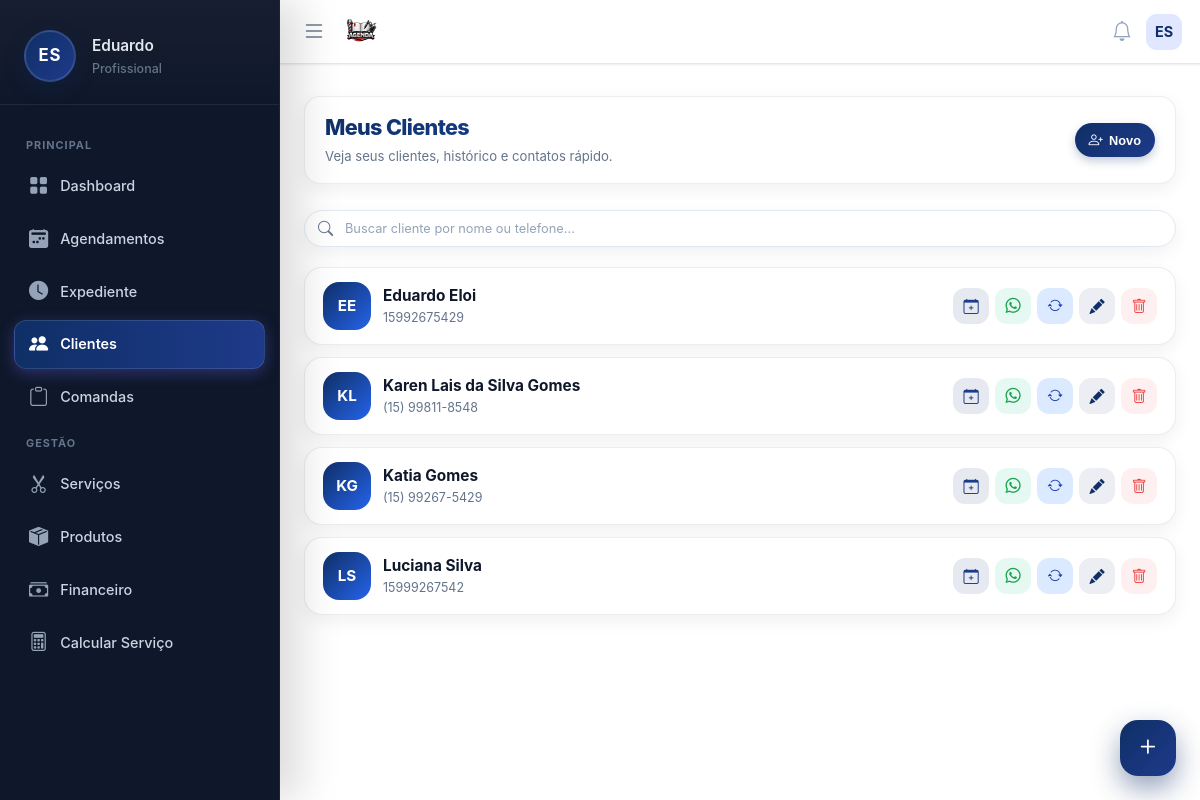
The page /pages/clientes/clientes.php (signed in) on the database its author committed.
### tables this page shows
CREATE TABLE usuarios (
        id INTEGER PRIMARY KEY AUTOINCREMENT,
        nome TEXT, email TEXT, telefone TEXT, foto TEXT, biografia TEXT,
        cep TEXT, endereco TEXT, numero TEXT, bairro TEXT, cidade TEXT, estado TEXT,
        criado_em DATETIME DEFAULT CURRENT_TIMESTAMP
    , senha TEXT, estabelecimento TEXT, cor_tema TEXT DEFAULT '#4f46e5', ultimo_login DATETIME, ativo INTEGER DEFAULT 1, data_expiracao DATE, is_vitalicio INTEGER DEFAULT 0, quem_indicou TEXT, valor_mensalidade REAL DEFAULT 19.90, indicado_por TEXT, valor_mensal REAL DEFAULT 19.90, token_recuperacao TEXT, token_validade DATETIME, tipo_estabelecimento TEXT DEFAULT 'Salão de Beleza', instagram TEXT, cpf TEXT, lembrete_email_ativo INTEGER DEFAULT 0, lembrete_email_tempo INTEGER DEFAULT 4, lembrete_email_unidade TEXT DEFAULT 'horas', lembrete_email_cliente INTEGER DEFAULT 1, lembrete_email_confirmar INTEGER DEFAULT 0, lembrete_email_outro TEXT, lembrete_email_copia INTEGER DEFAULT 0, agendamento_min_antecedencia INTEGER DEFAULT 4, agendamento_min_unidade TEXT DEFAULT 'horas', receber_email_diario INTEGER DEFAULT 0, is_teste INTEGER DEFAULT 0, vendedor_id INTEGER);

CREATE TABLE clientes (
        id INTEGER PRIMARY KEY AUTOINCREMENT,
        user_id INTEGER NOT NULL,
        nome TEXT NOT NULL,
        telefone TEXT,
        email TEXT,
        data_nascimento DATE,
        observacoes TEXT, 
        criado_em DATETIME DEFAULT CURRENT_TIMESTAMP
    , cpf TEXT);

### pages/clientes/clientes.php (the view, shortened to what this page needs)
<?php
$userId = $_SESSION['user_id'];
$stmt = $pdo->prepare("SELECT * FROM clientes WHERE user_id = ? ORDER BY nome ASC");
$stmt->execute([$userId]);
$clientes = $stmt->fetchAll();
$sqlApps = "
    SELECT
        a.id, a.cliente_id, a.servico, a.data_agendamento, a.horario, a.valor, a.status,
        s.preco as preco_tabela
    FROM agendamentos a
    LEFT JOIN servicos s
           ON a.servico = s.nome
          AND a.user_id = s.user_id
    WHERE a.user_id = ?
    ORDER BY a.data_agendamento DESC, a.horario DESC
";
$stmtApps = $pdo->prepare($sqlApps);
$stmtApps->execute([$userId]);
$todosAgendamentos = $stmtApps->fetchAll();
$historicoPorCliente = [];
foreach ($todosAgendamentos as $ag) {
    if (!empty($ag['cliente_id'])) {
        $historicoPorCliente[$ag['cliente_id']][] = $ag;
    }
}
function getInitials($name) {
    $words = explode(" ", $name);
    $acronym = "";
    foreach ($words as $w) {
        $acronym .= mb_substr($w, 0, 1);
    }
    return mb_substr(strtoupper($acronym), 0, 2);
}
include '../../includes/header.php';
include '../../includes/menu.php';
?>
<main class="main-content">
    <div class="page-header">
        <div class="page-title-wrap">
            <h1 class="page-title">Meus Clientes</h1>
            <p class="page-subtitle">Veja seus clientes, histórico e contatos rápido.</p>
        </div>
        <div class="page-actions">
            <button class="btn-chip" onclick="abrirModalCreate()">
                <i class="bi bi-person-plus"></i>
                Novo
            </button>
        </div>
    </div>
    <div class="search-wrapper">
        <div class="search-box">
            <i class="bi bi-search search-icon"></i>
            <input type="text" id="searchInput" class="search-input" placeholder="Buscar cliente por nome ou telefone..." onkeyup="filtrarClientes()">
        </div>
    </div>
    <div class="client-list" id="clientList">
        <?php if(count($clientes) > 0): ?>
            <?php foreach ($clientes as $c):
                $meuHistorico  = $historicoPorCliente[$c['id']] ?? [];
                $jsonHistorico = htmlspecialchars(json_encode($meuHistorico), ENT_QUOTES, 'UTF-8');
                $jsonCliente   = htmlspecialchars(json_encode($c), ENT_QUOTES, 'UTF-8');
            ?>
                <div class="client-card"
                     data-nome="<?php echo strtolower($c['nome']); ?>"
                     data-tel="<?php echo str_replace(['(',')','-',' '], '', $c['telefone'] ?? ''); ?>"
                     onclick="abrirModalView(<?php echo $jsonCliente; ?>, <?php echo $jsonHistorico; ?>)">
                    <div class="avatar">
                        <?php echo getInitials($c['nome']); ?>
                    </div>
                    <div class="info">
                        <div class="name"><?php echo htmlspecialchars($c['nome']); ?></div>
                        <div class="meta">
                            <?php if(!empty($c['telefone'])): ?>
                                <span><?php echo htmlspecialchars($c['telefone']); ?></span>
                            <?php else: ?>
                                <span style="opacity:0.5;">Sem telefone</span>
                            <?php endif; ?>
                        </div>
                    </div>
                    <div class="actions">
                           <button class="btn-icon btn-agendar" title="Agendar serviço" onclick="event.stopPropagation(); abrirModalAgendar(<?php echo $jsonCliente; ?>)">
                               <i class="bi bi-calendar-plus"></i>
                           </button>
                        <?php if(!empty($c['telefone'])):
                            $num = preg_replace('/[^0-9]/', '', $c['telefone']);
                        ?>
                            <a href="https://wa.me/55<?php echo $num; ?>" target="_blank" class="btn-icon btn-whats" onclick="event.stopPropagation()">
                                <i class="bi bi-whatsapp"></i>
                            </a>
                        <?php endif; ?>
                        <?php
                        $recorrenciasUrl = $isProd ? '/recorrencias' : 'recorrencias.php';
                        ?>
                        <a href="<?php echo $recorrenciasUrl; ?>?cliente_id=<?php echo $c['id']; ?>" class="btn-icon" style="background:#dbeafe; color:#1e40af;" onclick="event.stopPropagation()" title="Agendamentos Recorrentes">
                            <i class="bi bi-arrow-repeat"></i>
                        </a>
                        <button class="btn-icon btn-edit" onclick="event.stopPropagation(); abrirModalEdit(<?php echo $jsonCliente; ?>)">
                            <i class="bi bi-pencil-fill"></i>
                        </button>
                        <button class="btn-icon btn-del" onclick="event.stopPropagation(); abrirModalDelete(<?php echo $c['id']; ?>, '<?php echo $c['nome']; ?>')">
                            <i class="bi bi-trash"></i>
                        </button>
                    </div>
                </div>
            <?php endforeach; ?>
        <?php endif; ?>
    </div>
</main>
<button class="fab-add" onclick="abrirModalCreate()">
    <i class="bi bi-plus"></i>
</button>

### includes/menu.php (shortened to what this page needs)
<?php
$isProd = isset($_SERVER['HTTP_HOST']) && $_SERVER['HTTP_HOST'] === 'salao.develoi.com';
$userRole     = 'Profissional';
$iniciais     = 'V';
$firstName    = 'Visitante';
if (isset($pdo) && isset($_SESSION['user_id'])) {
    $stmtUser = $pdo->prepare("SELECT nome, email, estabelecimento FROM usuarios WHERE id = ? LIMIT 1");
    $stmtUser->execute([$_SESSION['user_id']]);
    $dadoUsuario = $stmtUser->fetch(PDO::FETCH_ASSOC);
    if ($dadoUsuario && !empty($dadoUsuario['nome'])) {
        $userName = $dadoUsuario['nome'];
        $partesNome = explode(' ', trim($userName));
        $firstName  = $partesNome[0];
        $primeiraLetra = mb_substr($partesNome[0], 0, 1);
        $ultimaLetra   = '';
        if (count($partesNome) > 1) {
            $ultimoNome  = end($partesNome);
            $ultimaLetra = mb_substr($ultimoNome, 0, 1);
        }
        $iniciais = strtoupper($primeiraLetra . $ultimaLetra);
    }
}
function isActive($pageName)
{
    return basename($_SERVER['PHP_SELF']) === $pageName ? 'active' : '';
}
?>
<link rel="stylesheet" href="https://cdn.jsdelivr.net/npm/bootstrap-icons@1.11.3/font/bootstrap-icons.min.css">
<nav class="app-navbar">
    <div style="display:flex; align-items:center; gap:12px;">
        <button class="menu-btn" id="openMenuBtn" type="button">
            <i class="bi bi-list"></i>
        </button>
        <?php
        if ($isProd) {
            $logoUrl = 'https://salao.develoi.com/img/logo-azul.png';
            $dashboardUrl = '/dashboard';
        } else {
            $host = $_SERVER['HTTP_HOST'];
            $logoUrl = "http://{$host}/karen_site/controle-salao/img/logo-azul.png";
            $dashboardUrl = '/karen_site/controle-salao/pages/dashboard.php';
        }
        ?>
        <a href="<?php echo $dashboardUrl; ?>" class="brand-logo">
            <img src="<?php echo $logoUrl; ?>"
                 alt="Logo Salão Develoi"
                 style="height:38px; width:auto; display:inline-block; vertical-align:middle;">
        </a>
    </div>
    <div style="display:flex; align-items:center; gap:10px;">
        <div style="position:relative;">
            <button class="icon-btn" id="notificBtn" type="button" aria-label="Notificações" style="position:relative;">
                <i class="bi bi-bell"></i>
            </button>
        </div>
        <div style="position:relative;">
            <div class="navbar-avatar" id="userAvatarBtn">
                <?php echo $iniciais; ?>
            </div>
        </div>
    </div>
</nav>
<aside class="app-sidebar" id="sidebar">
    <div class="sidebar-header">
        <div class="avatar-circle">
            <?php echo $iniciais; ?>
        </div>
        <div class="user-info">
            <h4><?php echo htmlspecialchars($firstName); ?></h4>
            <span><?php echo htmlspecialchars($userRole); ?></span>
        </div>
    </div>
    <ul class="sidebar-menu">
        <div class="menu-label">Principal</div>
        <li>
            <a href="<?php echo $isProd ? '/dashboard' : '/karen_site/controle-salao/pages/dashboard.php'; ?>"
               class="sidebar-link <?php echo isActive('dashboard.php'); ?>">
                <i class="bi bi-grid-fill"></i> <span class="menu-text">Dashboard
            </span></a>
        </li>
        <li>
            <a href="<?php echo $isProd ? '/agenda' : '/karen_site/controle-salao/pages/agenda/agenda.php'; ?>"
               class="sidebar-link <?php echo isActive('agenda.php'); ?>">
                <i class="bi bi-calendar2-week-fill"></i> <span class="menu-text">Agendamentos
            </span></a>
        </li>
        <li>
            <a href="<?php echo $isProd ? '/horarios' : '/karen_site/controle-salao/pages/horarios/horarios.php'; ?>"
               class="sidebar-link <?php echo isActive('horarios.php'); ?>">
                <i class="bi bi-clock-fill"></i> <span class="menu-text">Expediente
            </span></a>
        </li>
        <li>
            <a href="<?php echo $isProd ? '/clientes' : '/karen_site/controle-salao/pages/clientes/clientes.php'; ?>"
               class="sidebar-link <?php echo isActive('clientes.php'); ?>">
                <i class="bi bi-people-fill"></i> <span class="menu-text">Clientes
            </span></a>
        </li>
        <li>
            <a href="<?php echo $isProd ? '/comandas' : '/karen_site/controle-salao/pages/comandas/comandas.php'; ?>"
               class="sidebar-link <?php echo isActive('comandas.php'); ?>">
                <i class="bi bi-clipboard"></i> <span class="menu-text">Comandas
            </span></a>
        </li>
        <div class="menu-label">Gestão</div>
        <li>
            <a href="<?php echo $isProd ? '/servicos' : '/karen_site/controle-salao/pages/servicos/servicos.php'; ?>"
               class="sidebar-link <?php echo isActive('servicos.php'); ?>">
                <i class="bi bi-scissors"></i> <span class="menu-text">Serviços
            </span></a>
        </li>
        <li>
            <a href="<?php echo $isProd ? '/produtos-estoque' : '/karen_site/controle-salao/pages/produtos-estoque/produtos-estoque.php'; ?>"
               class="sidebar-link <?php echo isActive('produtos-estoque.php'); ?>">
                <i class="bi bi-box-seam-fill"></i> <span class="menu-text">Produtos
            </span></a>
        </li>
        <li>
            <a href="<?php echo $isProd ? '/financeiro' : '/karen_site/controle-salao/pages/financeiro/financeiro.php'; ?>"
               class="sidebar-link <?php echo isActive('financeiro.php'); ?>">
                <i class="bi bi-cash-stack"></i> <span class="menu-text">Financeiro
            </span></a>
        </li>
        <li>
            <a href="<?php echo $isProd ? '/calcular-servico' : '/karen_site/controle-salao/pages/calcular-servico/calcular-servico.php'; ?>"
               class="sidebar-link <?php echo isActive('calcular-servico.php'); ?>">
                <i class="bi bi-calculator"></i> <span class="menu-text">Calcular Serviço
            </span></a>
        </li>
    </ul>
</aside>

### rows shown on the page
usuarios: nome "ES", nome "Eduardo"
clientes: nome "EE", nome "Eduardo Eloi", telefone "15992675429"
clientes: nome "KL", nome "Karen Lais da Silva Gomes", telefone "(15) 99811-8548"
clientes: nome "KG", nome "Katia Gomes", telefone "(15) 99267-5429"
clientes: nome "LS", nome "Luciana Silva", telefone "15999267542"

### other values the page prints
$userRole "Profissional"
